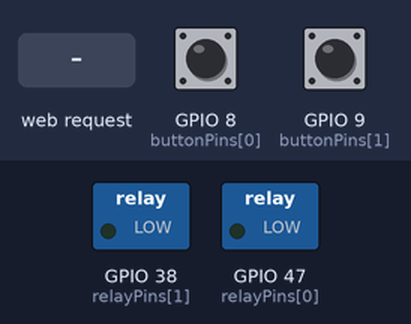
Recording of a program running on a simulated ESP32-S3. On the bench: switched loads named in the program (green lamp = pin HIGH). Inputs (shaded band) come from the test bench; at power-on: GPIO 8 (buttonPins[0]) HIGH, GPIO 9 (buttonPins[1]) HIGH. WiFi joins after 1.5 s; servers stay silent unless stated; storage starts empty; the Firebase database answers and starts empty; what the program prints to the serial monitor is not drawn.

Above: at 3.0 s.
3.1 s: GPIO 8 (buttonPins[0]) pulled LOW for 0.15 s
At 3.7 s:
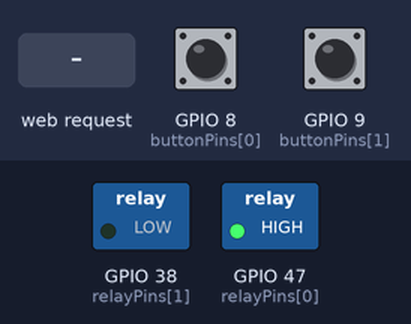
4.7 s: GPIO 9 (buttonPins[1]) pulled LOW for 0.15 s
At 5.0 s:
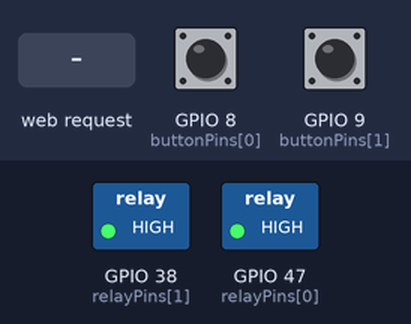
6.3 s: HTTP request GET /relay?relay=1 received
At 7.7 s:
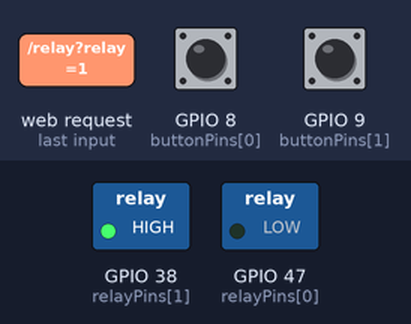
9.3 s: GPIO 8 (buttonPins[0]) pulled LOW for 1 s
At 9.7 s:
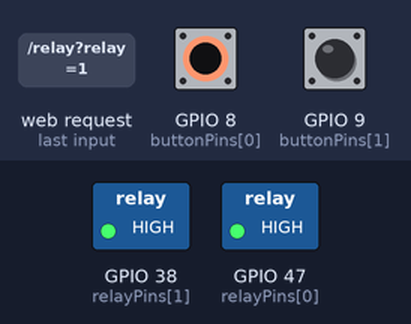
11.8 s: GPIO 8 (buttonPins[0]) pulled LOW for 3.2 s
At 12.8 s:
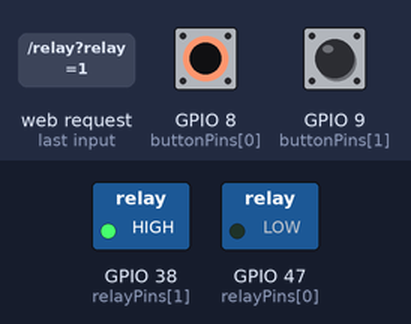
Timing chart, 0 to 14.8 s (numbered marks = the images above; inputs shaded):
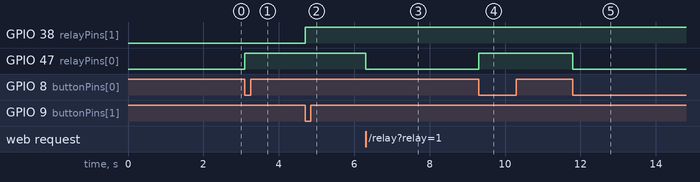

The program:

main.cpp
```cpp
#include <WiFi.h>
#include <WebServer.h>
#include <SPIFFS.h>
#include <Firebase_ESP_Client.h>
#include "addons/TokenHelper.h"
#include "addons/RTDBHelper.h"

// 설정 상수
#define DEBUG true                                           // 디버깅 플래그
#define API_KEY "xx"   // Firebase API 키
#define DATABASE_URL "https://esp32-iot-8923e-default-rtdb.firebaseio.com/"
#define FIREBASE_LED_PATH "/leds/led"                        // Firebase 경로
#define WIFI_RETRY_COUNT 20                                  // WiFi 연결 재시도 횟수
#define FIREBASE_CHECK_INTERVAL 2000                         // Firebase 상태 확인 간격 (ms)
#define WIFI_CHECK_INTERVAL 30000                            // WiFi 연결 확인 간격 (ms)
#define DEBOUNCE_DELAY 50                                    // 버튼 디바운스 지연 (ms)

// WiFi 설정
const char* ssid = "copaland";
const char* password = "";

// 핀 정의
const int buttonPins[] = {8, 9};                            // 버튼 입력 핀
const int relayPins[]  = {47, 38};                          // 릴레이/LED 출력 핀
const int numChannels = sizeof(buttonPins) / sizeof(buttonPins[0]);  // 채널 수 자동 계산

// 상태 변수
int lastButtonState[numChannels] = {HIGH, HIGH};
int relayState[numChannels] = {LOW, LOW};
unsigned long lastFirebaseCheck = 0;
unsigned long lastWifiCheck = 0;

// Firebase 객체
FirebaseData fbdo;
FirebaseAuth auth;
FirebaseConfig config;
bool signupOK = false;

// 웹서버
WebServer server(80);

// 함수 선언
void setupWifi();
void setupFirebase();
void setupWebServer();
void updateRelayState(int channel, bool newState, bool isToggle = false);
void handleData();
void handleRoot();
void handleRelayToggle();
void handleGetStates();
void syncWithFirebase();
void checkPhysicalButtons();
String getFirebasePath(int channel);
void debugPrint(const String &message);
void handleFileRead(String path);  // 이 줄 추가

void setup() {
  Serial.begin(115200);
  Serial.println("\n\n===== ESP32 Firebase LED 웹 컨트롤 시작 =====");

  // 핀 설정
  for (int i = 0; i < numChannels; i++) {
    pinMode(buttonPins[i], INPUT_PULLUP);
    pinMode(relayPins[i], OUTPUT);
    digitalWrite(relayPins[i], relayState[i]);
    Serial.printf("채널 %d 설정: 버튼 핀=%d, LED 핀=%d\n", i+1, buttonPins[i], relayPins[i]);
  }

  // SPIFFS 초기화
  if (!SPIFFS.begin(true)) {
    Serial.println("SPIFFS 초기화 실패");
    while (true) delay(100);
  }
  Serial.println("SPIFFS 초기화 완료");

  // SPIFFS 파일 목록 (개발 중에만 필요)
  #if DEBUG
    File root = SPIFFS.open("/");
    File file = root.openNextFile();
    Serial.println("SPIFFS 파일 목록:");
    while(file) {
      Serial.printf("- %s (%d bytes)\n", file.name(), file.size());
      file = root.openNextFile();
    }
  #endif

  setupWifi();
  setupFirebase();
  setupWebServer();
}

void loop() {
  server.handleClient();
  checkPhysicalButtons();

  // Firebase에서 상태 동기화 (주기적)
  unsigned long currentMillis = millis();
  if (currentMillis - lastFirebaseCheck > FIREBASE_CHECK_INTERVAL) {
    lastFirebaseCheck = currentMillis;
    syncWithFirebase();
  }

  // WiFi 연결 모니터링 (주기적)
  if (currentMillis - lastWifiCheck > WIFI_CHECK_INTERVAL) {
    lastWifiCheck = currentMillis;
    if (WiFi.status() != WL_CONNECTED) {
      debugPrint("WiFi 연결 끊김 - 재연결 시도");
      WiFi.reconnect();
    }
  }
}

// WiFi 설정
void setupWifi() {
  Serial.printf("WiFi(%s) 연결 중", ssid);

  WiFi.begin(ssid, password);
  int retry = 0;
  while (WiFi.status() != WL_CONNECTED && retry < WIFI_RETRY_COUNT) {
    delay(500);
    Serial.print(".");
    retry++;
  }

  if(WiFi.status() == WL_CONNECTED) {
    Serial.println(" 연결 성공!");
    Serial.println("\n============ 접속 정보 ============");
    Serial.printf("웹 서버 주소: http://%s\n", WiFi.localIP().toString().c_str());
    Serial.println("==================================\n");
  } else {
    Serial.println(" 연결 실패! AP 모드로 전환 필요");
  }
}

// Firebase 설정
void setupFirebase() {
  config.api_key = API_KEY;
  config.database_url = DATABASE_URL;
  config.token_status_callback = tokenStatusCallback;

  if (Firebase.signUp(&config, &auth, "", "")) {
    Serial.println("Firebase 로그인 성공");
    signupOK = true;

    Firebase.begin(&config, &auth);
    Firebase.reconnectWiFi(true);

    // Firebase에서 초기 상태 로드
    for (int i = 0; i < numChannels; i++) {
      String path = getFirebasePath(i);

      if (Firebase.RTDB.getInt(&fbdo, path.c_str())) {
        relayState[i] = fbdo.to<int>();
        Serial.printf("채널 %d 초기 상태: %d\n", i+1, relayState[i]);
      } else {
        Serial.printf("채널 %d 초기 상태 로드 실패, 기본값 사용\n", i+1);
      }
      digitalWrite(relayPins[i], relayState[i]);
    }
  } else {
    Serial.printf("Firebase 로그인 실패: %s\n", config.signer.signupError.message.c_str());
  }
}

// 웹서버 설정
void setupWebServer() {
  server.on("/", HTTP_GET, handleRoot);
  server.on("/relays", HTTP_GET, handleGetStates);
  server.on("/relay", HTTP_GET, handleRelayToggle);
  server.on("/data", HTTP_GET, handleData);
  server.serveStatic("/", SPIFFS, "/");

  server.onNotFound([]() {
    debugPrint("404 오류: " + server.uri());
    handleFileRead(server.uri());
  });

  server.begin();
  Serial.println("웹 서버 시작 완료");
}

// 파일 읽기 처리
void handleFileRead(String path) {
  if (path.endsWith("/")) path += "index.html";

  String contentType;
  if (path.endsWith(".html")) contentType = "text/html";
  else if (path.endsWith(".js")) contentType = "application/javascript";
  else if (path.endsWith(".css")) contentType = "text/css";
  else if (path.endsWith(".json")) contentType = "application/json";
  else if (path.endsWith(".ico")) contentType = "image/x-icon";
  else if (path.endsWith(".png")) contentType = "image/png";
  else contentType = "text/plain";

  debugPrint("요청 파일: " + path);

  if (SPIFFS.exists(path)) {
    File file = SPIFFS.open(path, "r");
    server.streamFile(file, contentType);
    file.close();
  } else {
    server.send(404, "text/plain", "File Not Found");
  }
}

// 루트 페이지 처리
void handleRoot() {
  debugPrint("루트 경로 요청 처리");
  handleFileRead("/index.html");
}

// 릴레이 상태 요청 처리
void handleGetStates() {
  debugPrint("릴레이 상태 요청 처리");
  String json = "[";
  for (int i = 0; i < numChannels; i++) {
    json += String(relayState[i]);
    if (i != numChannels - 1) json += ",";
  }
  json += "]";
  server.send(200, "application/json", json);
  debugPrint("응답: " + json);
}

// 릴레이 토글 요청 처리
void handleRelayToggle() {
  debugPrint("릴레이 토글 요청 처리");

  #if DEBUG
    String allArgs = "요청 인자: ";
    for (int i = 0; i < server.args(); i++) {
      allArgs += " [" + server.argName(i) + "=" + server.arg(i) + "]";
    }
    debugPrint(allArgs);
  #endif

  // 매개변수 파싱
  int channel = -1;
  bool toggleAction = false;
  bool newState = false;

  // 다양한 요청 형식 처리
  if (server.hasArg("relay")) {
    channel = server.arg("relay").toInt() - 1;
    toggleAction = true;

    // value 매개변수가 있으면 직접 상태 설정
    if (server.hasArg("value")) {
      newState = server.arg("value").toInt() == 1;
      debugPrint("웹 요청: 채널=" + String(channel+1) + ", 상태=" + String(newState));
    } else {
      debugPrint("웹 토글 요청: 채널=" + String(channel+1));
    }
  }
  else if (server.hasArg("ch") && server.hasArg("toggle")) {
    channel = server.arg("ch").toInt() - 1;
    toggleAction = server.arg("toggle").toInt() == 1;
  }
  else if (server.hasArg("id") && server.hasArg("state")) {
    channel = server.arg("id").toInt() - 1;
    newState = server.arg("state").toInt() == 1;
    toggleAction = true;
  }

  // 채널 유효성 검사
  if (channel < 0 || channel >= numChannels) {
    server.send(400, "application/json", "{\"error\":\"Invalid channel\"}");
    return;
  }

  if (!toggleAction) {
    server.send(400, "application/json", "{\"error\":\"Missing toggle information\"}");
    return;
  }

  // 상태 업데이트
  bool isToggleMode = !(server.hasArg("state") || server.hasArg("value"));
  updateRelayState(channel, newState, isToggleMode);

  // 응답 전송
  String response = "{\"relay" + String(channel+1) + "\":" + String(relayState[channel]) + "}";
  server.send(200, "application/json", response);
}

// 상태 데이터 응답 처리
void handleData() {
  String json = "{";
  for (int i = 0; i < numChannels; i++) {
    json += "\"relay" + String(i+1) + "\":" + String(relayState[i]);
    if (i != numChannels - 1) json += ",";
  }
  json += "}";

  server.send(200, "application/json", json);
  debugPrint("데이터 응답: " + json);
}

// 릴레이 상태 업데이트 (통합 함수)
void updateRelayState(int channel, bool newState, bool isToggle) {
  // 상태 설정 (토글 또는 직접 설정)
  if (isToggle) {
    relayState[channel] = !relayState[channel];
    debugPrint("상태 토글: 채널 " + String(channel+1) + " = " + String(relayState[channel]));
  } else {
    relayState[channel] = newState;
    debugPrint("상태 설정: 채널 " + String(channel+1) + " = " + String(relayState[channel]));
  }

  // 출력 설정
  digitalWrite(relayPins[channel], relayState[channel]);

  // Firebase 업데이트
  if (signupOK) {
    String path = getFirebasePath(channel);
    if (Firebase.RTDB.setInt(&fbdo, path.c_str(), relayState[channel])) {
      debugPrint("Firebase 업데이트 성공: " + path);
    } else {
      debugPrint("Firebase 업데이트 실패");
    }
  }
}

// Firebase와 동기화
void syncWithFirebase() {
  if (!signupOK) return;

  for (int i = 0; i < numChannels; i++) {
    String path = getFirebasePath(i);
    if (Firebase.RTDB.getInt(&fbdo, path.c_str())) {
      int fbRelay = fbdo.to<int>();
      if (fbRelay != relayState[i]) {
        debugPrint("Firebase 동기화: 채널 " + String(i+1) + " = " + String(fbRelay));
        relayState[i] = fbRelay;
        digitalWrite(relayPins[i], relayState[i]);
      }
    }
  }
}

// 물리적 버튼 처리
void checkPhysicalButtons() {
  for (int i = 0; i < numChannels; i++) {
    int btn = digitalRead(buttonPins[i]);

    if (lastButtonState[i] == HIGH && btn == LOW) {
      debugPrint("버튼 " + String(i+1) + " 눌림 감지");
      updateRelayState(i, false, true); // 토글 모드
      delay(DEBOUNCE_DELAY);
    }
    lastButtonState[i] = btn;
  }
}

// Firebase 경로 생성
String getFirebasePath(int channel) {
  return String(FIREBASE_LED_PATH) + String(channel+1);
}

// 디버그 출력 함수
void debugPrint(const String &message) {
  #if DEBUG
    Serial.println(message);
  #endif
}
```

Measured:
- after the input at 3.1 s, GPIO 47 (relayPins[0]): LOW → HIGH at once
- after the input at 4.7 s, GPIO 38 (relayPins[1]): LOW → HIGH at once
- after the input at 6.3 s, GPIO 47 (relayPins[0]): HIGH → LOW at once
- after the input at 9.3 s, GPIO 47 (relayPins[0]): LOW → HIGH at once
- after the input at 11.8 s, GPIO 47 (relayPins[0]): HIGH → LOW at once
